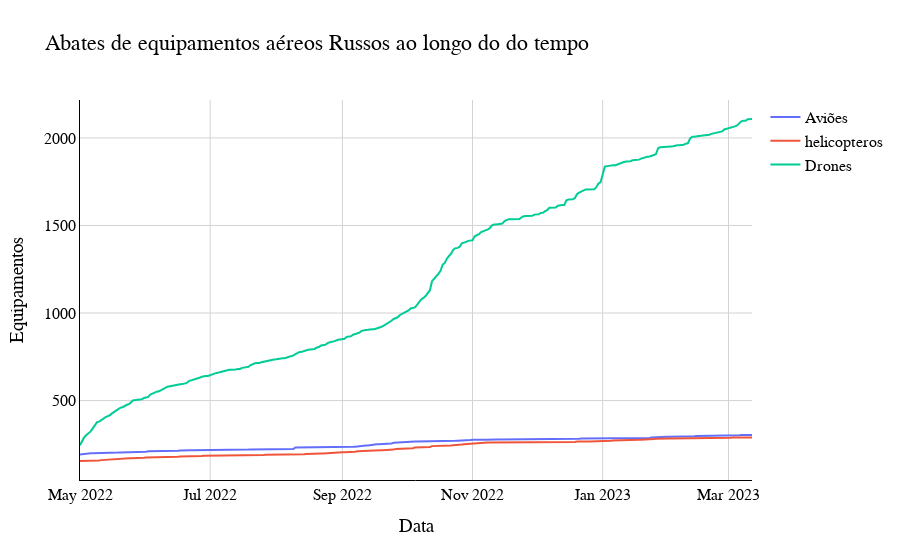

Source (notebook cell):
### Code cell
import plotly.graph_objects as go
grafico = go.Figure()
grafico.add_trace(go.Scatter(x= Df['date'], y= Df['aircraft'], name = 'Aviões'))
grafico.add_trace(go.Scatter(x= Df['date'], y= Df['helicopter'], name = 'helicopteros'))
grafico.add_trace(go.Scatter(x= Df['date'], y= Df['drone'], name = 'Drones'))

#Adcionando templates do Gráfico
grafico.update_layout(title='Abates de equipamentos aéreos Russos ao longo do do tempo',
xaxis_title='Data',
yaxis_title='Equipamentos',
plot_bgcolor = 'white',
font = {'family': 'Arial','size': 16,'color': 'black'})

#Configurando a formatação
grafico.update_xaxes( showgrid=True, gridwidth=1, gridcolor='lightgray',
showline=True, linewidth=1, linecolor='black')
grafico.update_yaxes(showgrid=True, gridwidth=1, gridcolor='lightgray',
showline=True, linewidth=1, linecolor='black')
grafico.show()

### Figure 1 — Plotly figure (JSON) as saved in the notebook; plotly's stock layout.template omitted (floating-point values rounded to 4 significant figures; data arrays with more than 128 entries replaced by an {"elided": "..."} marker saying what was removed)
{"data": [{"name": "Aviões", "type": "scatter", "x": {"elided": "316 str values"}, "y": {"elided": "316 int values"}}, {"name": "helicopteros", "type": "scatter", "x": {"elided": "316 str values"}, "y": {"elided": "316 int values"}}, {"name": "Drones", "type": "scatter", "x": {"elided": "316 str values"}, "y": {"elided": "316 int values"}}], "layout": {"font": {"color": "black", "family": "Arial", "size": 16}, "plot_bgcolor": "white", "title": {"text": "Abates de equipamentos aéreos Russos ao longo do do tempo"}, "xaxis": {"gridcolor": "lightgray", "gridwidth": 1, "linecolor": "black", "linewidth": 1, "showgrid": true, "showline": true, "title": {"text": "Data"}}, "yaxis": {"gridcolor": "lightgray", "gridwidth": 1, "linecolor": "black", "linewidth": 1, "showgrid": true, "showline": true, "title": {"text": "Equipamentos"}}}}
